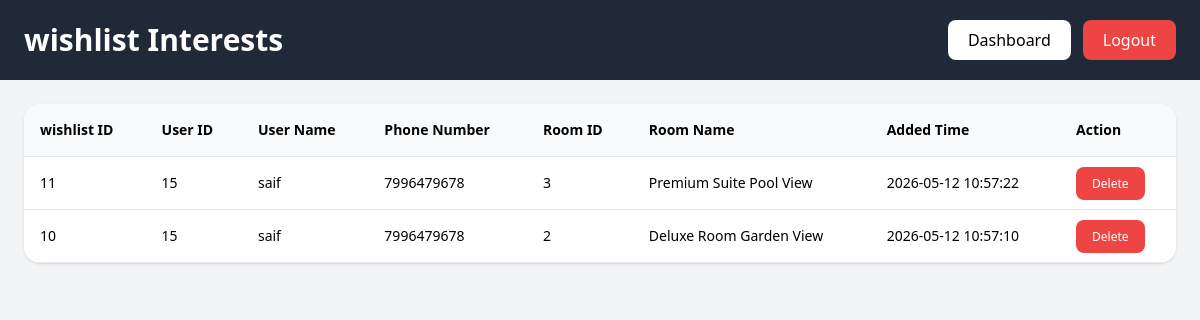
Page /ishan/manage_wishlists.php (signed in) on the committed database.
### tables this page shows
CREATE TABLE `cart` (
  `id` int(11) NOT NULL,
  `user_id` int(11) NOT NULL,
  `room_id` int(11) NOT NULL,
  `added_at` timestamp NOT NULL DEFAULT current_timestamp()
);

CREATE TABLE `users` (
  `id` int(11) NOT NULL,
  `name` varchar(100) DEFAULT NULL,
  `email` varchar(150) DEFAULT NULL,
  `phone` varchar(20) DEFAULT NULL,
  `password` varchar(255) DEFAULT NULL,
  `role` enum('admin','user') DEFAULT 'user'
);

CREATE TABLE `rooms` (
  `id` int(11) NOT NULL,
  `title` varchar(255) DEFAULT NULL,
  `image` varchar(255) DEFAULT NULL,
  `size` varchar(100) DEFAULT NULL,
  `guests` varchar(100) DEFAULT NULL,
  `bed` varchar(100) DEFAULT NULL,
  `price` int(11) DEFAULT NULL,
  `status` enum('available','full') DEFAULT 'available'
);

### ishan/manage_wishlists.php (the view, shortened to what this page needs)
<?php
include "../config.php";
$carts = $conn->query("
SELECT
cart.*,
users.id AS user_id,
users.name AS user,
users.phone,
rooms.id AS room_id,
rooms.title AS room
FROM cart
LEFT JOIN users
ON cart.user_id = users.id
LEFT JOIN rooms
ON cart.room_id = rooms.id
ORDER BY cart.id DESC
");
?>
<!DOCTYPE html>
<html lang="en">
<head>
<script src="https://cdn.tailwindcss.com"></script>
</head>
<body class="bg-gray-100 min-h-screen">
<div class="bg-[#1f2937] text-white px-6 py-5 flex justify-between items-center">
    <h1 class="text-3xl font-bold">
        wishlist Interests
    </h1>
    <div class="flex gap-3">
        <a href="dashboard.php"
        class="bg-white text-black px-5 py-2 rounded-lg">
            Dashboard
        </a>
        <a href="../user/logout.php"
        class="bg-red-500 text-white px-5 py-2 rounded-lg">
            Logout
        </a>
    </div>
</div>
<div class="max-w-7xl mx-auto p-6">
    <div class="bg-white rounded-2xl shadow overflow-x-auto">
        <table class="w-full text-sm">
            <thead>
                <tr class="border-b bg-gray-50">
                    <th class="py-4 px-4 text-left">
                        wishlist ID
                    </th>
                    <th class="py-4 px-4 text-left">
                        User ID
                    </th>
                    <th class="py-4 px-4 text-left">
                        User Name
                    </th>
                    <th class="py-4 px-4 text-left">
                        Phone Number
                    </th>
                    <th class="py-4 px-4 text-left">
                        Room ID
                    </th>
                    <th class="py-4 px-4 text-left">
                        Room Name
                    </th>
                    <th class="py-4 px-4 text-left">
                        Added Time
                    </th>
                    <th class="py-4 px-4 text-left">
                        Action
                    </th>
                </tr>
            </thead>
            <tbody>
            <?php if($carts->num_rows > 0): ?>
            <?php while($cart = $carts->fetch_assoc()): ?>
            <tr class="border-b hover:bg-gray-50">
                <td class="py-4 px-4">
                    <?= $cart['id'] ?>
                </td>
                <td class="px-4">
                    <?= $cart['user_id'] ?>
                </td>
                <td class="px-4">
                    <?= htmlspecialchars($cart['user']) ?>
                </td>
                <td class="px-4">
                    <?= htmlspecialchars($cart['phone']) ?>
                </td>
                <td class="px-4">
                    <?= $cart['room_id'] ?>
                </td>
                <td class="px-4">
                    <?= htmlspecialchars($cart['room']) ?>
                </td>
                <td class="px-4">
                    <?= $cart['added_at'] ?>
                </td>
                <td class="px-4">
                    <a href="?delete_cart=<?= $cart['id'] ?>"
                    onclick="return confirm('Delete this cart interest?')"
                    class="bg-red-500 hover:bg-red-600
                           text-white px-4 py-2 rounded-lg text-xs">
                        Delete
                    </a>
                </td>
            </tr>
            <?php endwhile; ?>
            <?php endif; ?>
            </tbody>
        </table>
    </div>
</div>
</body>
</html>

### rows in the picture
cart: id "11", user "15", user.name "saif", user.phone "7996479678", room "3", room.title "Premium Suite Pool View", added_at "2026-05-12 10:57:22"
cart: id "10", user "15", user.name "saif", user.phone "7996479678", room "2", room.title "Deluxe Room Garden View", added_at "2026-05-12 10:57:10"
